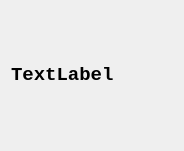
<?xml version="1.0" encoding="UTF-8"?>
<ui version="4.0">
 <class>DialogWait</class>
 <widget class="QDialog" name="DialogWait">
  <property name="windowModality">
   <enum>Qt::ApplicationModal</enum>
  </property>
  <property name="geometry">
   <rect>
    <x>0</x>
    <y>0</y>
    <width>184</width>
    <height>151</height>
   </rect>
  </property>
  <property name="focusPolicy">
   <enum>Qt::StrongFocus</enum>
  </property>
  <property name="windowTitle">
   <string>Wait</string>
  </property>
  <layout class="QVBoxLayout" name="verticalLayout">
   <item>
    <widget class="QLabel" name="label">
     <property name="font">
      <font>
       <family>Consolas</family>
       <pointsize>14</pointsize>
       <weight>75</weight>
       <bold>true</bold>
      </font>
     </property>
     <property name="focusPolicy">
      <enum>Qt::StrongFocus</enum>
     </property>
     <property name="acceptDrops">
      <bool>true</bool>
     </property>
     <property name="layoutDirection">
      <enum>Qt::LeftToRight</enum>
     </property>
     <property name="frameShape">
      <enum>QFrame::NoFrame</enum>
     </property>
     <property name="text">
      <string>TextLabel</string>
     </property>
    </widget>
   </item>
  </layout>
 </widget>
 <resources/>
 <connections/>
</ui>
